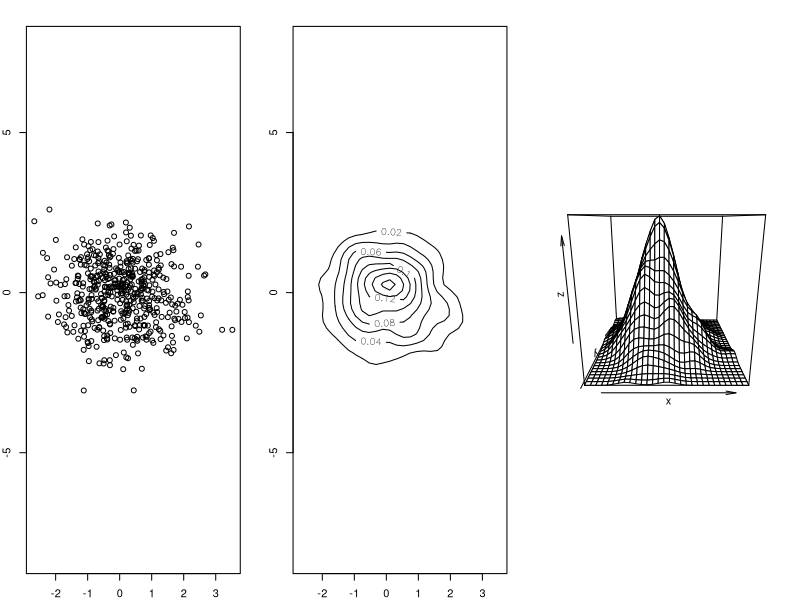
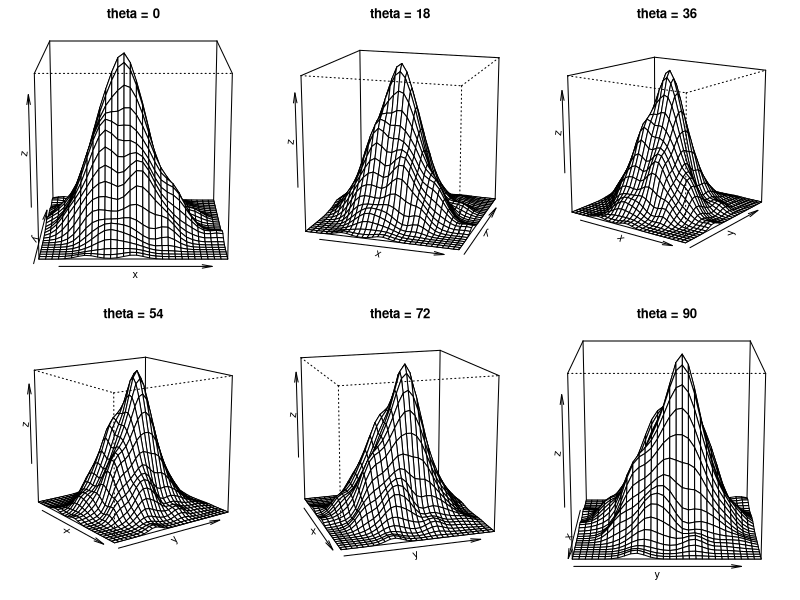
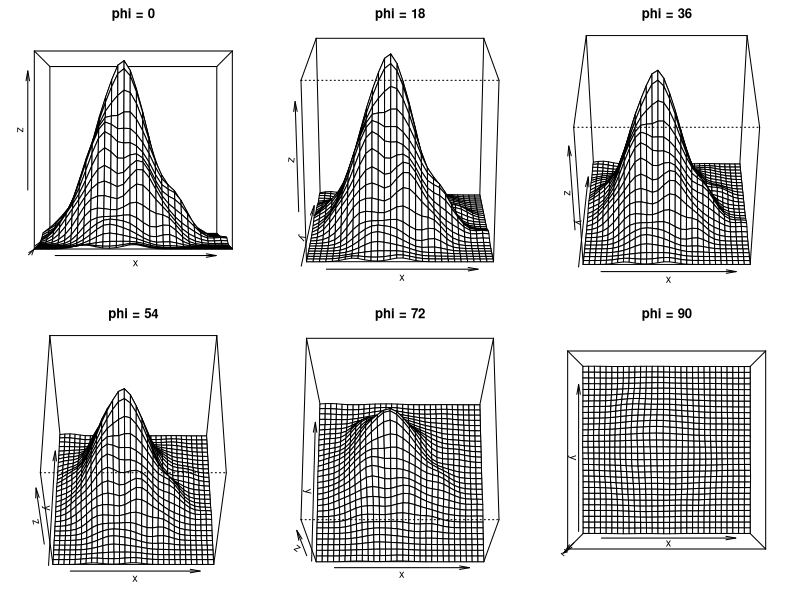
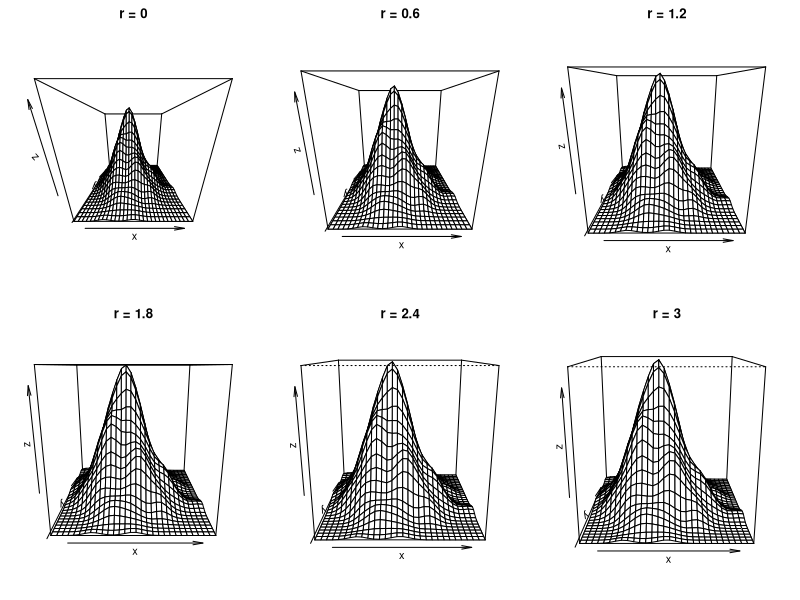
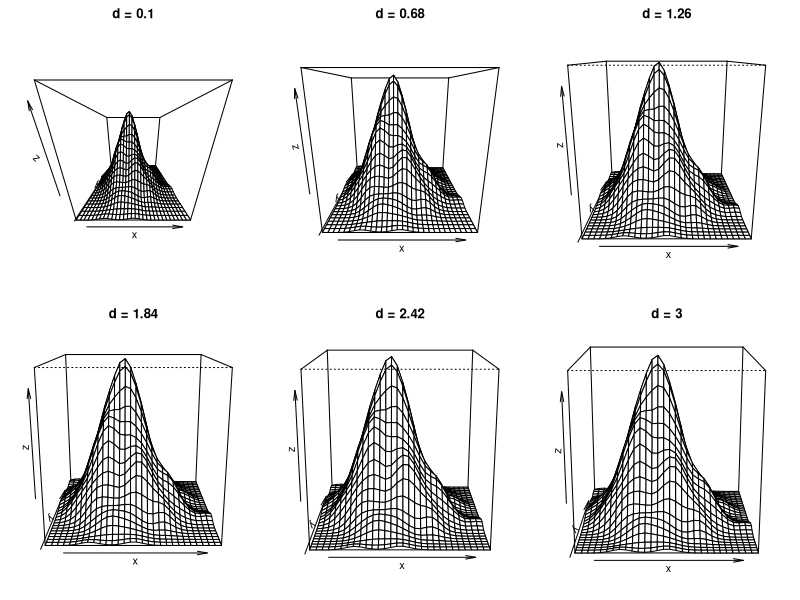
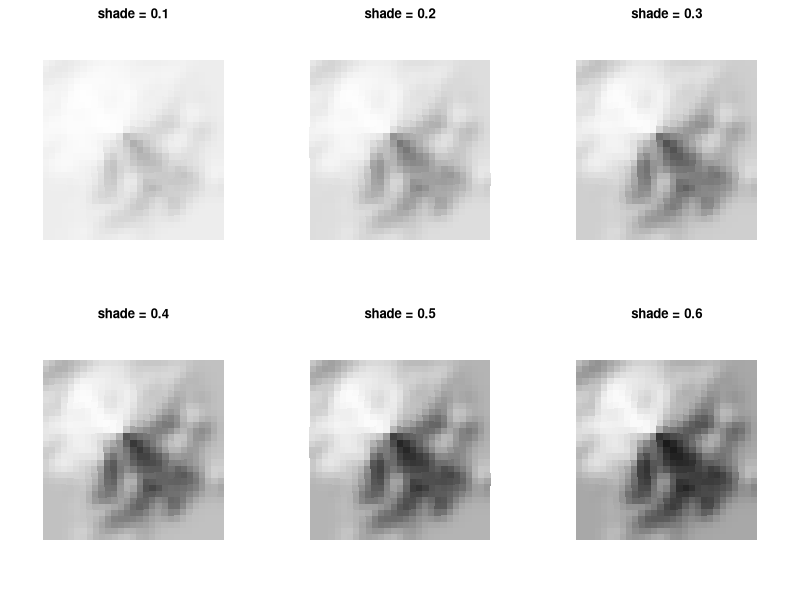
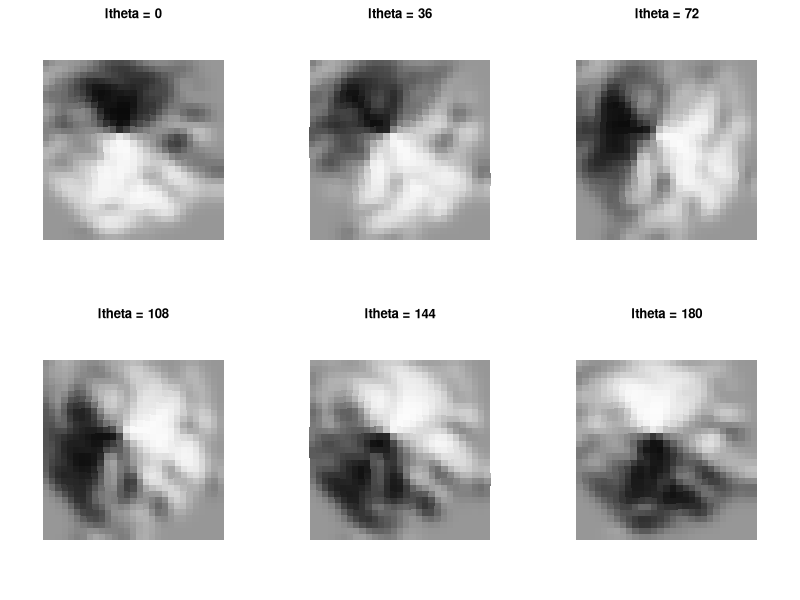
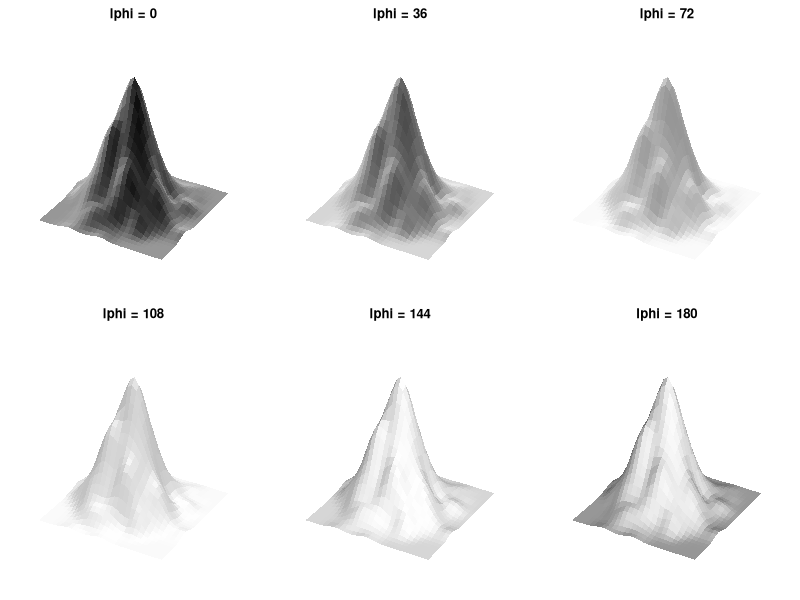

The R script that drew these images, in order:
## ---- chunk 1
set.seed(3)
x = rnorm(500)
y = rnorm(500)
par(mfrow = c(1,3), mar = c(2,2,2,2), oma = c(0,0,0,0))
plot(x, y, asp = 1)
suppressMessages(require(MASS))
n = 30
f = kde2d(x, y, n=n) # kernel density estimation
x = f$x
y = f$y
z = f$z
contour(x, y, z, asp = 1)
persp(x, y, z)

## ---- chunk 2
par(mfrow = c(2,3), mar = c(2,2,2,2), oma = c(0,0,0,0))
for(i in seq(0, 90, length = 6)) persp(x, y, z, theta = i, main = paste("theta =", i), phi = 15, d = 5)
## ---- chunk 3
par(mfrow = c(2,3), mar = c(2,2,2,2), oma = c(0,0,0,0))
for(i in seq(0, 90, length = 6)) persp(x, y, z, phi = i, main = paste("phi =", i), d = 5)
## ---- chunk 4
par(mfrow = c(2,3), mar = c(2,2,2,2), oma = c(0,0,0,0))
for(i in seq(0, 3, length = 6)) persp(x, y, z, r = i, main = paste("r =", i))
## ---- chunk 5
par(mfrow = c(2,3), mar = c(2,2,2,2), oma = c(0,0,0,0))
for(i in seq(0.1, 3, length = 6)) persp(x, y, z, d = i, main = paste("d =", i))
## ---- chunk 6
par(mfrow = c(2,3), mar = c(2,2,2,2), oma = c(0,0,0,0))
for(i in seq(0.1,0.6, length = 6)) persp(x, y, z, shade = i, main = paste("shade =", i), theta = 0, phi = 90, border = NA, box = FALSE, d = 10)
## ---- chunk 7
par(mfrow = c(2,3), mar = c(2,2,2,2), oma = c(0,0,0,0))
for(i in seq(0, 180, length = 6)) persp(x, y, z, shade = 0.75, ltheta = i, main = paste("ltheta =", i), theta = 0, phi = 90, border = NA, box = FALSE, d = 10)
## ---- chunk 8
par(mfrow = c(2,3), mar = c(2,2,2,2), oma = c(0,0,0,0))
for(i in seq(0, 180, length = 6)) persp(x, y, z, shade = 0.75, lphi = i, main = paste("lphi =", i), theta = 30, phi = 30, border = NA, box = FALSE, d = 10)
## ---- chunk 9
par(mar = c(2,2,2,2), oma = c(0,0,0,0))
persp(x, y, z, col = "lightblue", theta = 45, phi = 30, shade = 0.5, ltheta = 160, d = 3, expand = 0.5)
## ---- chunk 10
par(mar = c(2,2,2,2), oma = c(0,0,0,0))
persp(x, y, z, col = rep(1:(n-1), each = n-1), phi = 90, d = 100)
## ---- chunk 11
# function to make a vector of colours
persp.cols = function(z, ncols = 10){
    grid.means <- (z[-1, -1] + z[-1, -ncol(z)] + z[-nrow(z), -1] + z[-nrow(z), -ncol(z)])/4
    heat.colors(ncols)[cut(grid.means, ncols)]
}

par(mar = c(2,2,2,2), oma = c(0,0,0,0))
persp(x, y, z, col = persp.cols(z, 10), theta = 45, phi = 30, shade = 0.5, ltheta = 160, d = 3, expand = 0.5)
## ---- chunk 12
par(mar = c(2,2,2,2), oma = c(0,0,0,0))
persp(x, y, z, col = "grey", theta = 45, phi = 30, shade = 1, ltheta = 160, d = 3, expand = 0.5, border = "green")
